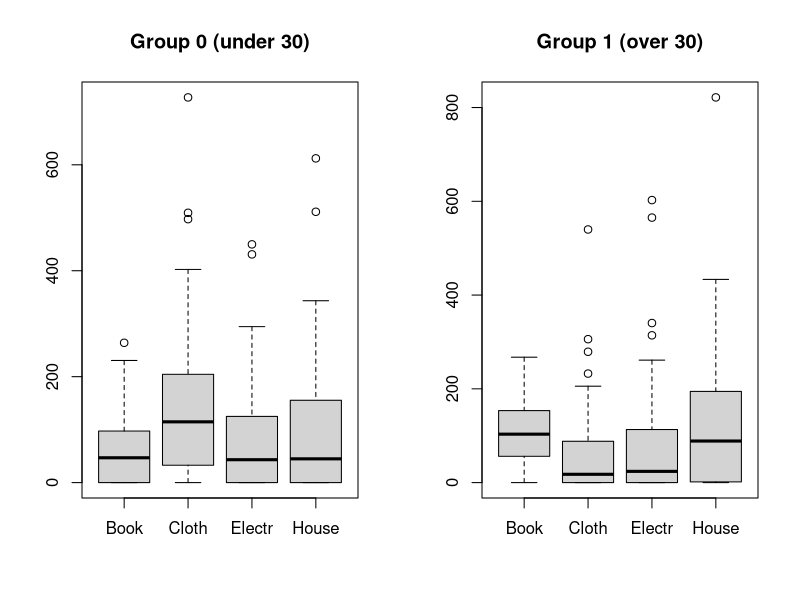
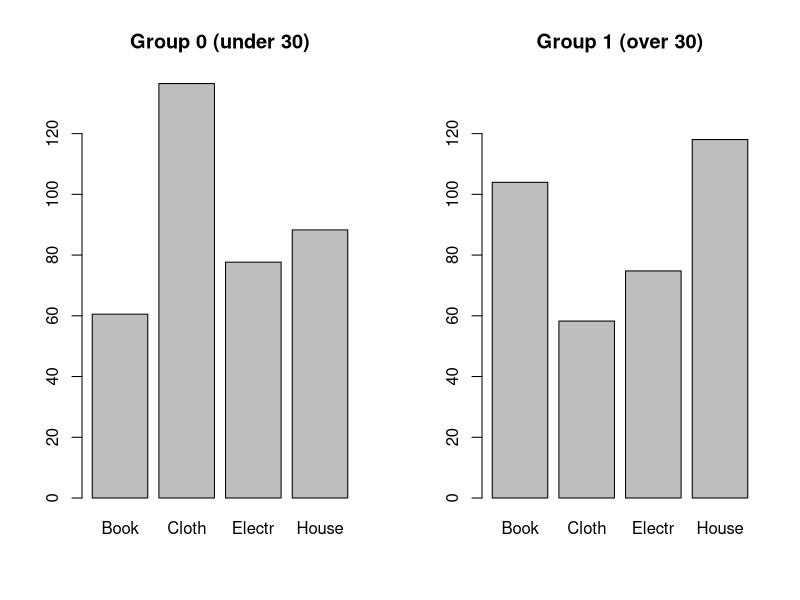
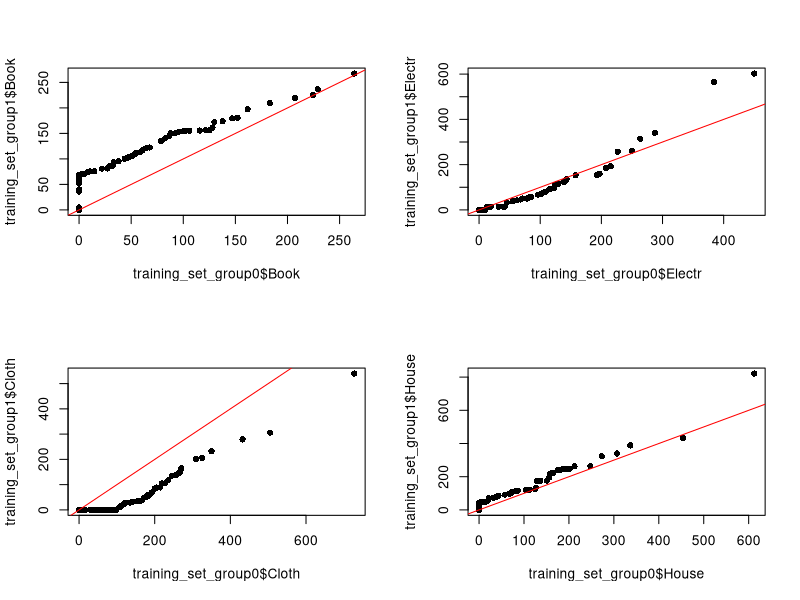
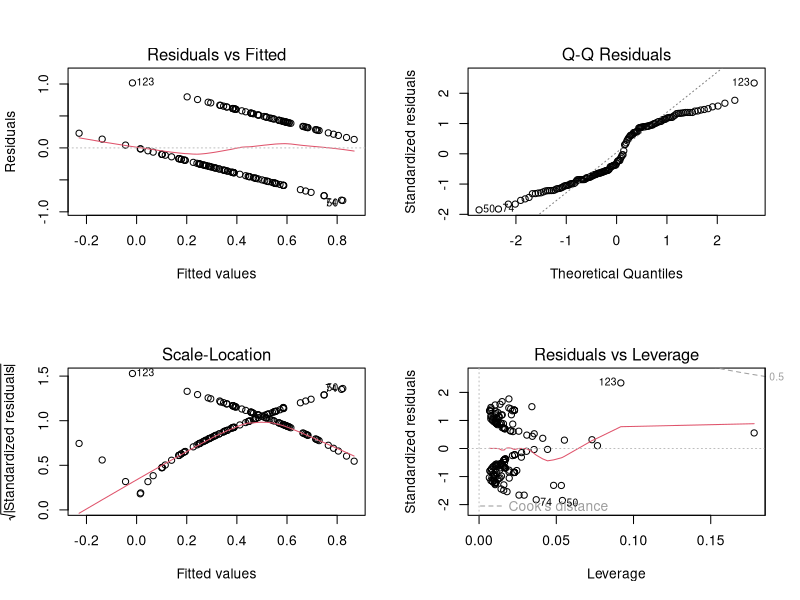
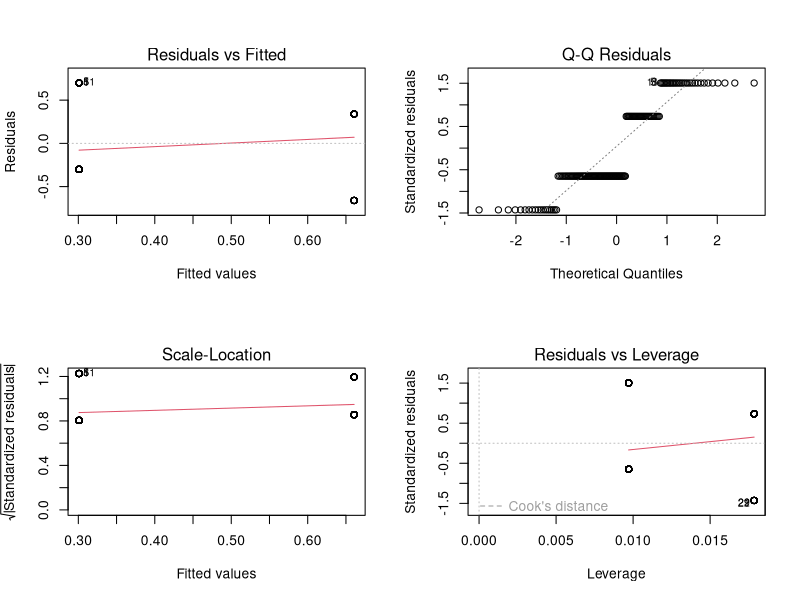
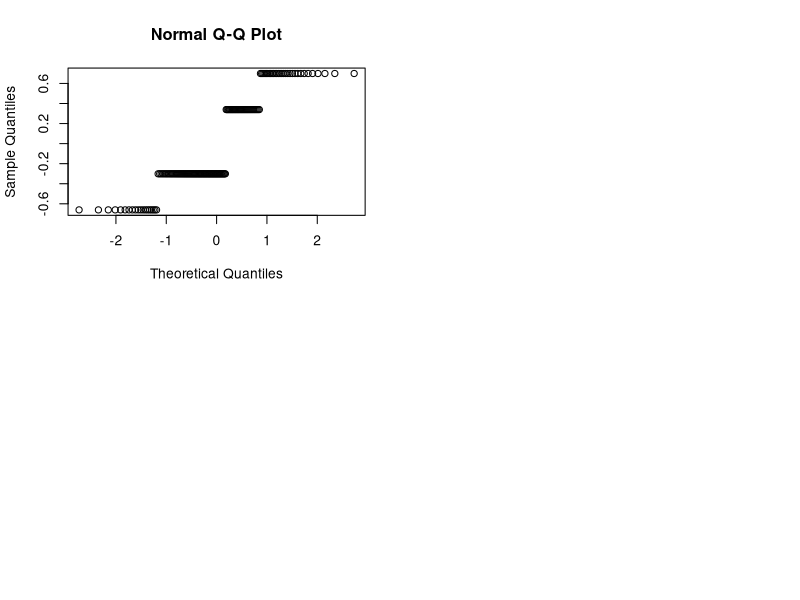

Recreate these plots in R, in order.
data <- read.csv("DiscrDat.csv", header = TRUE, sep = " ")

summary(data)

nrow(data)
# sample size = 350


################### SEPARATING TRAINING SET AND THE TEST SET ###################
# Age groups:
# 0: < 30
# 1: 30 <=
# 3: Unknown

# Training set is where the age is known
training_set <- data[data$Age != 3,]
# Test set is the rest of the data
test_set <- data[data$Age == 3,]

colnames(training_set)

# Splitting the training set by age group
training_set_group0 <- training_set[training_set$Age == 0, 1:4]
training_set_group1 <- training_set[training_set$Age == 1, 1:4]


par(mfrow = c(1, 2))
# boxplot of training set group 0
boxplot(training_set_group0, main="Group 0 (under 30)")
# boxplot of training set group 1
boxplot(training_set_group1, main="Group 1 (over 30)")

par(mfrow = c(1, 2))
barplot(sapply(training_set_group0, mean), main="Group 0 (under 30)", ylim = c(0, 137))
barplot(sapply(training_set_group1, mean), main="Group 1 (over 30)", ylim = c(0, 137))


################### PLOTTING THE VARIABLES ###################
par(mfrow = c(2, 2))
qqplot(training_set_group0$Book, training_set_group1$Book, pch = 16)
abline(0, 1, col = "red")
qqplot(training_set_group0$Electr, training_set_group1$Electr, pch = 16)
abline(0, 1, col = "red")
qqplot(training_set_group0$Cloth, training_set_group1$Cloth, pch = 16)
abline(0, 1, col = "red")
qqplot(training_set_group0$House, training_set_group1$House, pch = 16)
abline(0, 1, col = "red")


################### ESTIMATING THE PARAMETERS OF THE MODEL ###################

# Number of observations in group 1
nrow(training_set_group0)
# Total number of observations
nrow(training_set)

# Proportion of group 1
# We use this to estimate p
p_hat <- nrow(training_set_group0) / nrow(training_set)
p_hat

# covariance matrix of training_set
# We use this to estimate Sigma
Sigma_hat <- cov(training_set[,1:4])
Sigma_hat


# mean of each dimension of group0
# We use this to estimate mu1
mu1_hat <- colMeans(training_set_group0)
mu1_hat


# mean of each dimension of group1
# We use this to estimate mu2
mu2_hat <- colMeans(training_set_group1)
mu2_hat


################### CLASSIFYING OBSERVATIONS ###################

classify <- function(mu_1, mu_2, Sigma, p, y) {
    # mu_1: population mean of class 1
    # mu_2: population mean of class 2
    # Sigma: covariance matrix
    # p: probability of class 1
    # y: observation(s) to classify

    # y is given as a matrix where the rows are the dimensions 
    # and the columns are the observations
    y <- t(y)

    Sigma_inv <- solve(Sigma)

    xi <- Sigma_inv %*% (mu_1 - mu_2)
    m <- (mu_1 + mu_2) / 2
    c <- log(p / (1 - p))

    # For reasons of efficiency, we made this function work for 
    # multiple observations at once

    # result vector
    res <- c(rep(0, ncol(y)))

    for(i in seq_len(ncol(y))) {
        # logical vector with 0 for class 1 and 1 for class 2
        res[i] <- t(xi) %*% (y[,i] - m) + c < 0
    }

    return(as.numeric(res))
}


# Classifying the training set
training_set_classification <- classify(mu1_hat, mu2_hat, Sigma_hat, p_hat, training_set[,1:4])

# How many we get correctly
sum(training_set_classification == training_set$Age)
# 109
nrow(training_set)
# 159

sum(training_set_classification == training_set$Age) / nrow(training_set)


# Some analyses
lm_thing <- lm(training_set$Age ~ training_set_classification)
summary(lm_thing)

asdasd <- lm(training_set$Age ~ training_set$Book + training_set$Cloth + training_set$House + training_set$Electr)
asdasd <- lm(training_set$Age ~ training_set$Book + training_set$Cloth)

summary(asdasd)
plot(asdasd)



par(mfrow = c(2, 2))
# plots of the residuals
plot(lm_thing)

bruh <- glm(training_set$Age ~ training_set_classification)
summary(bruh)

bruh2 <- glm(training_set$Age ~ training_set$Book + training_set$Cloth + training_set$House + training_set$Electr)

summary(bruh2)

t.test(training_set_classification, training_set$Age)
t.test(training_set_classification == training_set$Age, 
rep(0, length(training_set_classification)))


?jitter
# qqplot(jitter(rbinom(n=159,size=159, p=p_hat)),
# jitter(rbinom(n=159,size=159,p=p_hat) ))

qqnorm(lm_thing$residuals)


# qqplot(jitter(rbinom(n=159,size=159, p=p_hat)),
# jitter(rbinom(n=159,size=159,p=p_hat) ))









# Applying to test set
test_set_classification <- classify(mu1_hat, mu2_hat, Sigma_hat, p_hat, test_set[,1:4])

test_set_classification


################### TO BE EDITED ###################

# Training set classification of those who are actually under 30
group0_classification <- training_set_classification[training_set$Age == 0]

group1_classification <- training_set_classification[training_set$Age == 1]

# What ratio was identified correctly in each age group?
aa <- sum(1 - group0_classification) / length(group0_classification)

bb <- sum(group1_classification) / length(group1_classification)




